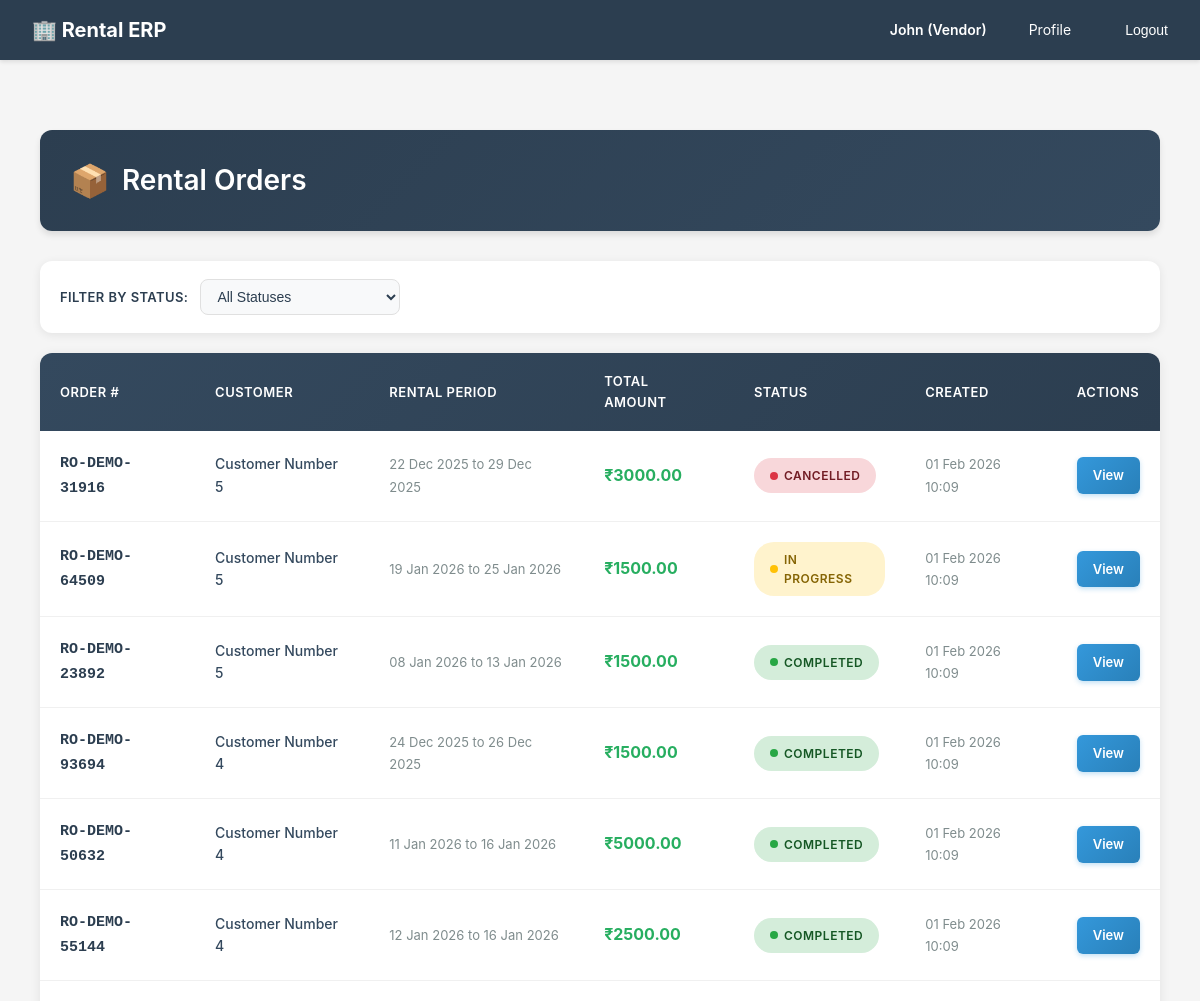
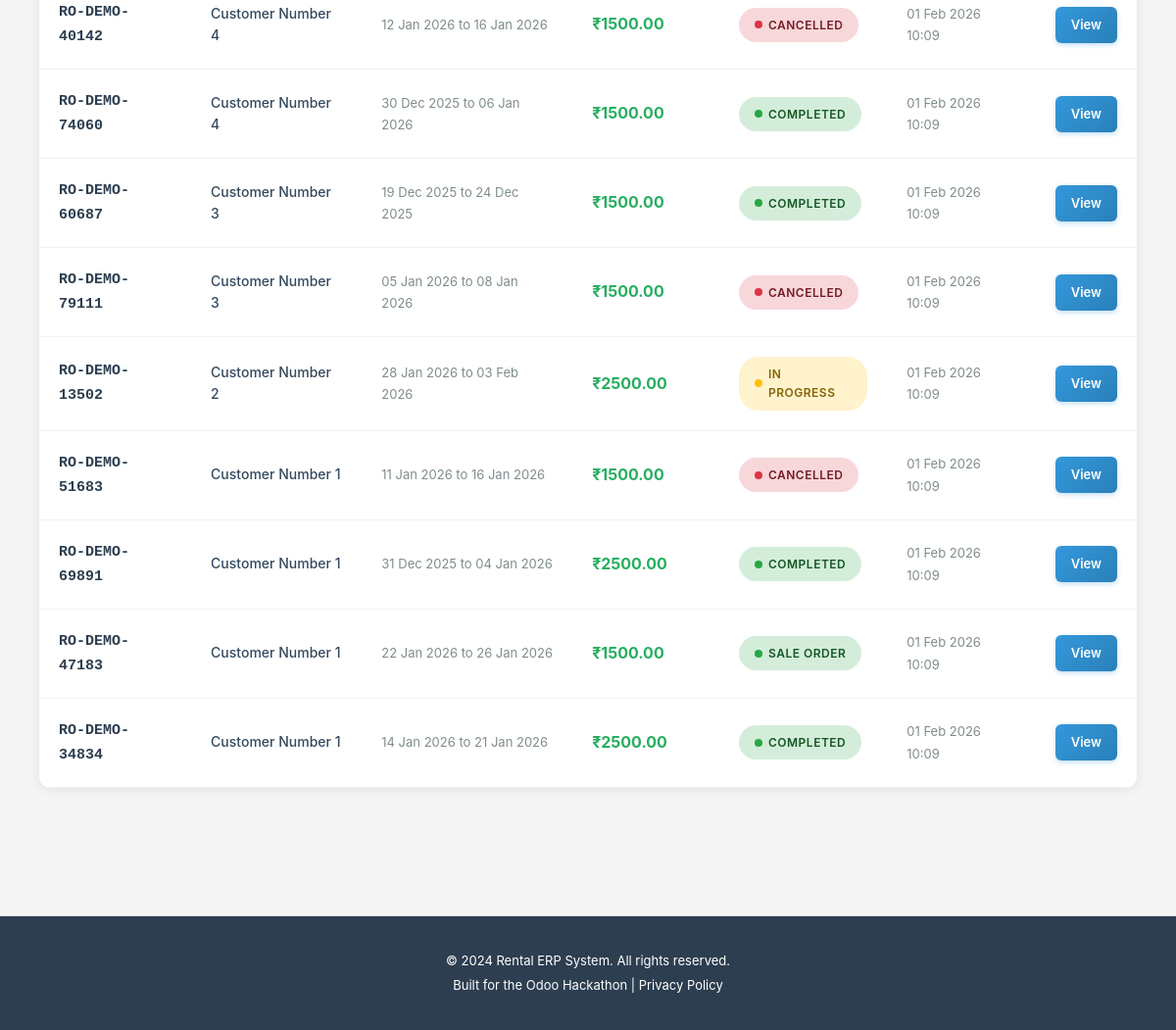
The page /rentals/order/list/ (signed in) on the database its author committed (2 pictures, top to bottom).
### accounts/models.py (models this page shows, shortened)
class User(AbstractUser):
    ROLE_CHOICES = [
        ('customer', 'Customer'),  # End-user who rents products
        ('vendor', 'Vendor'),      # Business user who owns rental products
        ('admin', 'Admin'),        # System administrator with full access
    ]
    email = models.EmailField(
        unique=True,
        validators=[EmailValidator()],
        help_text="Used for login and notifications"
    )
    role = models.CharField(
        max_length=20,
        choices=ROLE_CHOICES,
        default='customer',
        help_text="Determines user's permissions and accessible features"
    )
    phone = models.CharField(
        max_length=15,
        blank=True,
        null=True,
        validators=[
            RegexValidator(
                regex=r'^\+?1?\d{9,15}$',
                message="Phone number must be entered in the format: '+999999999'. Up to 15 digits allowed."
            )
        ],
        help_text="Contact number for order notifications and support"
    )
    is_verified = models.BooleanField(
        default=False,
        help_text="Email verification status for security"
    )
    totp_secret = models.CharField(
        max_length=32,
        blank=True,
        null=True,
        help_text="TOTP secret key for 2FA (encrypted)"
    )
    totp_enabled = models.BooleanField(
        default=False,
        help_text="Whether TOTP 2FA is enabled for this user"
    )
    created_at = models.DateTimeField(auto_now_add=True)
    updated_at = models.DateTimeField(auto_now=True)
    @property
    def phone_number(self):
        """Property alias for backward compatibility with older view/form code"""
        return self.phone
    USERNAME_FIELD = 'email'
    REQUIRED_FIELDS = ['username', 'first_name', 'last_name']
    class Meta:
        db_table = 'users'
        verbose_name = 'User'
        verbose_name_plural = 'Users'
        ordering = ['-created_at']

### rentals/models.py (models this page shows, shortened)
class RentalOrder(models.Model):
    STATUS_CHOICES = [
        ('draft', 'Draft'),               # Initial state
        ('confirmed', 'Confirmed'),       # Customer committed, stock reserved
        ('in_progress', 'In Progress'),   # Customer has picked up items
        ('completed', 'Completed'),       # Items returned successfully
        ('cancelled', 'Cancelled'),       # Order cancelled before completion
        ('invoiced', 'Invoiced'),         # Invoice generated and sent
    ]
    order_number = models.CharField(
        max_length=50,
        unique=True,
        help_text="Auto-generated unique order ID (e.g., RO-2026-0001)"
    )
    quotation = models.OneToOneField(
        Quotation,
        on_delete=models.SET_NULL,
        blank=True,
        null=True,
        related_name='rental_order',
        help_text="Source quotation that was converted to this order"
    )
    customer = models.ForeignKey(
        settings.AUTH_USER_MODEL,
        on_delete=models.CASCADE,
        related_name='rental_orders',
        limit_choices_to={'role': 'customer'},
        help_text="Customer placing the rental order"
    )
    vendor = models.ForeignKey(
        settings.AUTH_USER_MODEL,
        on_delete=models.CASCADE,
        related_name='vendor_rental_orders',
        limit_choices_to={'role': 'vendor'},
        help_text="Vendor fulfilling the rental order"
    )
    status = models.CharField(
        max_length=20,
        choices=STATUS_CHOICES,
        default='draft',
        help_text="Current order stage in the rental lifecycle"
    )
    delivery_address = models.TextField(
        help_text="Where items will be delivered/picked up"
    )
    billing_address = models.TextField(
        help_text="Address for invoice (may differ from delivery)"
    )
    subtotal = models.DecimalField(
        max_digits=12,
        decimal_places=2,
        default=Decimal('0.00'),
        help_text="Sum of all order lines"
    )
    discount_amount = models.DecimalField(
        max_digits=12,
        decimal_places=2,
        default=Decimal('0.00'),
        help_text="Discount applied"
    )
    tax_amount = models.DecimalField(
        max_digits=12,
        decimal_places=2,
        default=Decimal('0.00'),
        help_text="GST amount"
    )
    late_fee = models.DecimalField(
        max_digits=12,
        decimal_places=2,
        default=Decimal('0.00'),
        help_text="Late return penalties (added if items returned late)"
    )
    total = models.DecimalField(
        max_digits=12,
        decimal_places=2,
        default=Decimal('0.00'),
        help_text="Final order total including all fees"
    )
    advance_payment_percentage = models.DecimalField(
        max_digits=5,
        decimal_places=2,
        default=Decimal('0.00'),
        help_text="Required advance payment % for this order"
    )
    advance_payment_amount = models.DecimalField(
        max_digits=12,
        decimal_places=2,
        default=Decimal('0.00'),
        help_text="Calculated advance amount expected"
    )
    deposit_amount = models.DecimalField(
        max_digits=12,
        decimal_places=2,
        default=Decimal('0.00'),
        help_text="Security deposit collected upfront"
    )
    paid_amount = models.DecimalField(
        max_digits=12,
        decimal_places=2,
        default=Decimal('0.00'),
        help_text="Amount paid so far (partial or full)"
    )
    notes = models.TextField(
        blank=True,
        null=True,
        help_text="Special instructions or customer requests"
    )
    requires_approval = models.BooleanField(
        default=False,
        help_text="Whether this order needs approval (for high-value orders)"
    )
    approval_status = models.CharField(
        max_length=20,
        choices=[
            ('not_required', 'Not Required'),
            ('pending', 'Pending Approval'),
            ('approved', 'Approved'),
            ('rejected', 'Rejected'),
        ],
        default='not_required',
        help_text="Current approval status"
    )
    approved_by = models.ForeignKey(
        settings.AUTH_USER_MODEL,
        on_delete=models.SET_NULL,
        blank=True,
        null=True,
        related_name='approved_rental_orders',
        help_text="Admin who approved this order"
    )
    approved_at = models.DateTimeField(
        blank=True,
        null=True,
        help_text="When this order was approved"
    )
    created_at = models.DateTimeField(auto_now_add=True)
    updated_at = models.DateTimeField(auto_now=True)
    confirmed_at = models.DateTimeField(
        blank=True,
        null=True,
        help_text="When order was confirmed"
    )
    completed_at = models.DateTimeField(
        blank=True,
        null=True,
        help_text="When all items were returned"
    )
    class Meta:
        db_table = 'rental_orders'
        verbose_name = 'Rental Order'
        verbose_name_plural = 'Rental Orders'
        ordering = ['-created_at']
        indexes = [
            models.Index(fields=['customer', 'status']),
            models.Index(fields=['vendor', 'status']),
            models.Index(fields=['order_number']),
        ]
    @property
    def total_amount(self):
        return self.total

class RentalOrderLine(models.Model):
    rental_order = models.ForeignKey(
        RentalOrder,
        on_delete=models.CASCADE,
        related_name='order_lines',
        help_text="Parent rental order"
    )
    product = models.ForeignKey(
        'catalog.Product',
        on_delete=models.CASCADE,
        related_name='rental_order_lines',
        help_text="Product being rented"
    )
    product_variant = models.ForeignKey(
        'catalog.ProductVariant',
        on_delete=models.CASCADE,
        blank=True,
        null=True,
        related_name='rental_order_lines',
        help_text="Specific variant being rented"
    )
    rental_start_date = models.DateTimeField(
        help_text="Scheduled pickup date/time"
    )
    rental_end_date = models.DateTimeField(
        help_text="Scheduled return date/time"
    )
    actual_pickup_date = models.DateTimeField(
        blank=True,
        null=True,
        help_text="When customer actually picked up the item"
    )
    actual_return_date = models.DateTimeField(
        blank=True,
        null=True,
        help_text="When customer actually returned the item"
    )
    quantity = models.PositiveIntegerField(
        default=1,
        validators=[MinValueValidator(1)],
        help_text="Number of units rented"
    )
    unit_price = models.DecimalField(
        max_digits=10,
        decimal_places=2,
        help_text="Rental price per unit"
    )
    line_total = models.DecimalField(
        max_digits=12,
        decimal_places=2,
        help_text="quantity × unit_price"
    )
    duration_days = models.PositiveIntegerField(
        default=1,
        help_text="Rental duration in days"
    )
    duration_hours = models.PositiveIntegerField(
        default=0,
        help_text="Additional hours beyond full days"
    )
    is_late_return = models.BooleanField(
        default=False,
        help_text="Item returned after scheduled end date"
    )
    late_days = models.PositiveIntegerField(
        default=0,
        help_text="Number of days late (0 if on time)"
    )
    late_fee_charged = models.DecimalField(
        max_digits=10,
        decimal_places=2,
        default=Decimal('0.00'),
        help_text="Late return penalty amount"
    )
    created_at = models.DateTimeField(auto_now_add=True)
    updated_at = models.DateTimeField(auto_now=True)
    class Meta:
        db_table = 'rental_order_lines'
        verbose_name = 'Rental Order Line'
        verbose_name_plural = 'Rental Order Lines'
        ordering = ['rental_order', 'id']

### rentals/views.py (the view)
# urls.py: path('order/list/', views.order_list, name='order_list'),
@login_required
@require_http_methods(["GET"])
def order_list(request):
    if request.user.role == 'customer':
        orders = RentalOrder.objects.filter(customer=request.user).order_by('-created_at')
    elif request.user.role == 'vendor':
        orders = RentalOrder.objects.filter(
            vendor=request.user
        ).order_by('-created_at')
    elif request.user.is_staff:
        orders = RentalOrder.objects.all().order_by('-created_at')
    else:
        return HttpResponseForbidden('You do not have access to orders.')
    status = request.GET.get('status')
    if status:
        orders = orders.filter(status=status)
    return render(request, 'rentals/order_list.html', {
        'orders': orders,
        'status': status,
    })

### templates/rentals/order_list.html (shortened to what this page needs)
{% extends "base.html" %}
{% load static %}
{% block content %}
<div class="orders-container">
    <div class="page-header">
        <h2>Rental Orders</h2>
    </div>
    <div class="filter-card">
        <span class="filter-label">Filter by Status:</span>
        <select class="filter-select" onchange="filterByStatus(this.value)">
            <option value="">All Statuses</option>
        </select>
    </div>
    {% if orders %}
    <div class="orders-table-wrapper">
        <table class="orders-table">
            <thead>
                <tr>
                    <th>Order #</th>
                    <th>Customer</th>
                    <th>Rental Period</th>
                    <th>Total Amount</th>
                    <th>Status</th>
                    <th>Created</th>
                    <th>Actions</th>
                </tr>
            </thead>
            <tbody>
                {% for order in orders %}
                <tr class="order-row">
                    <td><span class="order-number">{{ order.order_number }}</span></td>
                    <td><span class="customer-name">{{ order.customer.get_full_name }}</span></td>
                    <td>
                        {% if order.order_lines.exists %}
                            {% with first_line=order.order_lines.first %}
                                <span class="date-cell">{{ first_line.rental_start_date|date:"d M Y" }} to {{ first_line.rental_end_date|date:"d M Y" }}</span>
                            {% endwith %}
                        {% else %}
                            <span class="date-cell">-</span>
                        {% endif %}
                    </td>
                    <td><span class="amount-cell">₹{{ order.total_amount|floatformat:2 }}</span></td>
                    <td>
                        {% if order.status == 'draft' %}
                            <span class="status-badge status-draft">Draft</span>
                        {% elif order.status == 'confirmed' %}
                            {% if user.role == 'vendor' %}
                                <span class="status-badge status-sale">Sale Order</span>
                            {% else %}
                                <span class="status-badge status-confirmed">Confirmed</span>
                            {% endif %}
                        {% elif order.status == 'in_progress' %}
                            <span class="status-badge status-in-progress">In Progress</span>
                        {% elif order.status == 'completed' %}
                            <span class="status-badge status-completed">Completed</span>
                        {% elif order.status == 'cancelled' %}
                            <span class="status-badge status-cancelled">Cancelled</span>
                        {% endif %}
                    </td>
                    <td><span class="date-cell">{{ order.created_at|date:"d M Y H:i" }}</span></td>
                    <td>
                        <a href="{% url 'rentals:order_detail' order.id %}" class="action-btn">
                            View
                        </a>
                    </td>
                </tr>
                {% endfor %}
            </tbody>
        </table>
    </div>
    {% else %}
    <div class="empty-state">
        <div class="empty-state-icon">📭</div>
        <p class="empty-state-text">No rental orders found.</p>
    </div>
    {% endif %}
</div>
{% endblock %}

### templates/base.html (shortened to what this page needs)
{% load static %}
<!DOCTYPE html>
<html lang="en">
<head>
</head>
<body>
    <nav>
        <div class="container">
            <a href="/" class="logo">🏢 Rental ERP</a>
            <ul>
                {% if user.is_authenticated %}
                    <li><strong>{{ user.first_name }} ({{ user.get_role_display }})</strong></li>
                    <li><a href="{% url 'accounts:profile' %}">Profile</a></li>
                    <li>
                        <form method="POST" action="{% url 'accounts:logout' %}" style="display: inline;">
                            <button type="submit" style="background: none; border: none; color: #fff; cursor: pointer; padding: 8px 12px; font-size: 14px;">Logout</button>
                        </form>
                    </li>
                {% else %}
                    <li><a href="{% url 'accounts:login' %}">Login</a></li>
                    <li><a href="{% url 'accounts:signup_customer' %}">Sign Up (Customer)</a></li>
                    <li><a href="{% url 'accounts:signup_vendor' %}">Sign Up (Vendor)</a></li>
                {% endif %}
            </ul>
        </div>
    </nav>
    <main>
        <div class="container">
            {% block content %}{% endblock %}
        </div>
    </main>
    <footer>
        <p>&copy; 2024 Rental ERP System. All rights reserved.</p>
        <p>Built for the Odoo Hackathon | <a href="#" style="color: #fff;">Privacy Policy</a></p>
    </footer>
</body>
</html>

### rows shown on the page
User: first_name "John", role "Vendor"
RentalOrder: order_number "RO-DEMO-31916", customer.get_full_name "Customer Number 5", order_lines.first.rental_start_date "22 Dec 2025", order_lines.first.rental_end_date "29 Dec 2025", total_amount "3000.00", status "CANCELLED", created_at "01 Feb 2026 10:09"
RentalOrder: order_number "RO-DEMO-64509", customer.get_full_name "Customer Number 5", order_lines.first.rental_start_date "19 Jan 2026", order_lines.first.rental_end_date "25 Jan 2026", total_amount "1500.00", status "IN PROGRESS", created_at "01 Feb 2026 10:09"
RentalOrder: order_number "RO-DEMO-23892", customer.get_full_name "Customer Number 5", order_lines.first.rental_start_date "08 Jan 2026", order_lines.first.rental_end_date "13 Jan 2026", total_amount "1500.00", status "COMPLETED", created_at "01 Feb 2026 10:09"
RentalOrder: order_number "RO-DEMO-93694", customer.get_full_name "Customer Number 4", order_lines.first.rental_start_date "24 Dec 2025", order_lines.first.rental_end_date "26 Dec 2025", total_amount "1500.00", status "COMPLETED", created_at "01 Feb 2026 10:09"
RentalOrder: order_number "RO-DEMO-50632", customer.get_full_name "Customer Number 4", order_lines.first.rental_start_date "11 Jan 2026", order_lines.first.rental_end_date "16 Jan 2026", total_amount "5000.00", status "COMPLETED", created_at "01 Feb 2026 10:09"
RentalOrder: order_number "RO-DEMO-55144", customer.get_full_name "Customer Number 4", order_lines.first.rental_start_date "12 Jan 2026", order_lines.first.rental_end_date "16 Jan 2026", total_amount "2500.00", status "COMPLETED", created_at "01 Feb 2026 10:09"
RentalOrder: order_number "RO-DEMO-40142", customer.get_full_name "Customer Number 4", order_lines.first.rental_start_date "12 Jan 2026", order_lines.first.rental_end_date "16 Jan 2026", total_amount "1500.00", status "CANCELLED", created_at "01 Feb 2026 10:09"
RentalOrder: order_number "RO-DEMO-74060", customer.get_full_name "Customer Number 4", order_lines.first.rental_start_date "30 Dec 2025", order_lines.first.rental_end_date "06 Jan 2026", total_amount "1500.00", status "COMPLETED", created_at "01 Feb 2026 10:09"
RentalOrder: order_number "RO-DEMO-60687", customer.get_full_name "Customer Number 3", order_lines.first.rental_start_date "19 Dec 2025", order_lines.first.rental_end_date "24 Dec 2025", total_amount "1500.00", status "COMPLETED", created_at "01 Feb 2026 10:09"
RentalOrder: order_number "RO-DEMO-79111", customer.get_full_name "Customer Number 3", order_lines.first.rental_start_date "05 Jan 2026", order_lines.first.rental_end_date "08 Jan 2026", total_amount "1500.00", status "CANCELLED", created_at "01 Feb 2026 10:09"
RentalOrder: order_number "RO-DEMO-13502", customer.get_full_name "Customer Number 2", order_lines.first.rental_start_date "28 Jan 2026", order_lines.first.rental_end_date "03 Feb 2026", total_amount "2500.00", status "IN PROGRESS", created_at "01 Feb 2026 10:09"
RentalOrder: order_number "RO-DEMO-51683", customer.get_full_name "Customer Number 1", order_lines.first.rental_start_date "11 Jan 2026", order_lines.first.rental_end_date "16 Jan 2026", total_amount "1500.00", status "CANCELLED", created_at "01 Feb 2026 10:09"
RentalOrder: order_number "RO-DEMO-69891", customer.get_full_name "Customer Number 1", order_lines.first.rental_start_date "31 Dec 2025", order_lines.first.rental_end_date "04 Jan 2026", total_amount "2500.00", status "COMPLETED", created_at "01 Feb 2026 10:09"
RentalOrder: order_number "RO-DEMO-47183", customer.get_full_name "Customer Number 1", order_lines.first.rental_start_date "22 Jan 2026", order_lines.first.rental_end_date "26 Jan 2026", total_amount "1500.00", status "SALE ORDER", created_at "01 Feb 2026 10:09"
RentalOrder: order_number "RO-DEMO-34834", customer.get_full_name "Customer Number 1", order_lines.first.rental_start_date "14 Jan 2026", order_lines.first.rental_end_date "21 Jan 2026", total_amount "2500.00", status "COMPLETED", created_at "01 Feb 2026 10:09"
